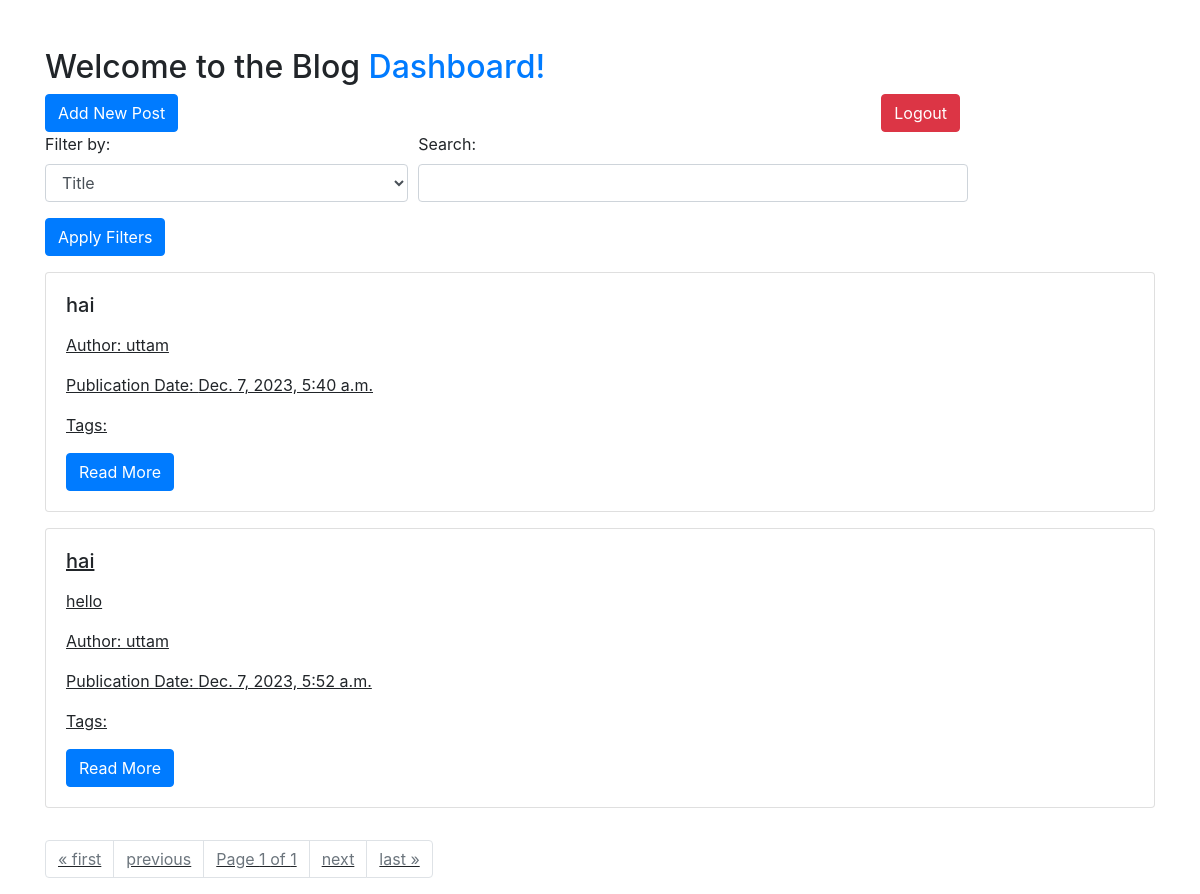
Page /dashboard/ (signed in) on the earlier database version.
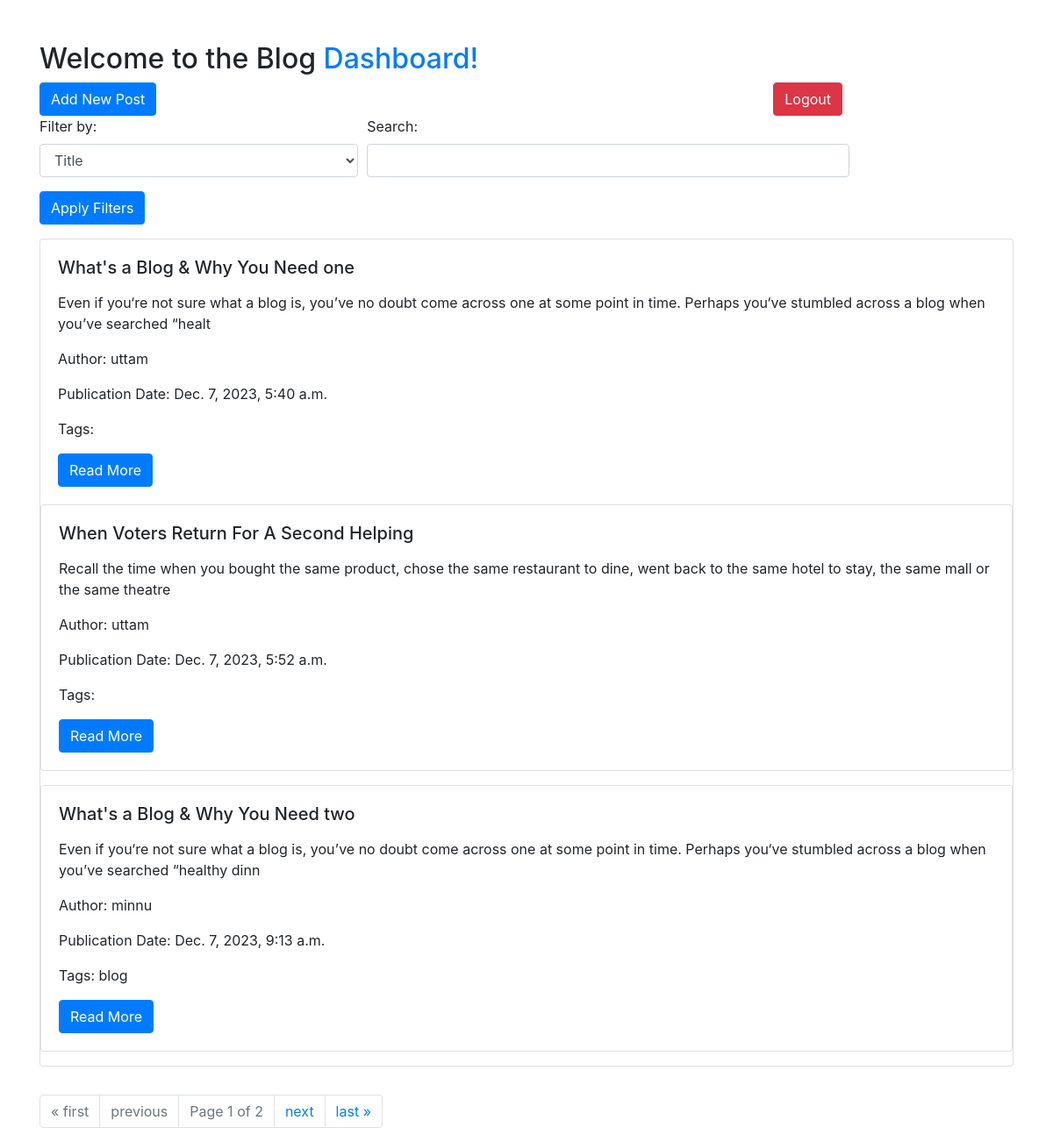
Same page on the later database version.
### articles/models.py (models this page shows, shortened)
class Article(models.Model):
    title = models.CharField(max_length=200)
    content = RichTextField()
    author = models.ForeignKey(User, on_delete=models.CASCADE)
    publication_date = models.DateTimeField(auto_now_add=True)
    tags = models.CharField(max_length=100, blank=True)
    file = models.FileField(upload_to='article_files/', null=True, blank=True)

### articles/views.py (the view)
# urls.py: path('dashboard/', dashboard, name='dashboard'),
@login_required
def dashboard(request):
    articles_list = Article.objects.all()
    if request.method == 'POST':
        form = ArticleForm(request.POST, request.FILES)
        if form.is_valid():
            article = form.save(commit=False)
            article.author = request.user
            article.save()
            messages.success(request,"Post Succesfull")
            return redirect('dashboard')
        else:
            messages.error(request,form.errors)
    else:
        query = request.GET.get('q')
        filter_option = request.GET.get('filter_option')
        articles = Article.objects.all()
        filter_mapping = {
            'title': 'title__icontains',
            'content': 'content__icontains',
            'tags': 'tags__icontains',
            'author': 'author__username__icontains',
        }
        if filter_option in filter_mapping and query is not None:
            articles_list = articles.filter(**{filter_mapping[filter_option]: query})
        form = ArticleForm()
    paginator = Paginator(articles_list, 3)
    page = request.GET.get('page')
    try:
        articles = paginator.page(page)
    except PageNotAnInteger:
        articles = paginator.page(1)
    except EmptyPage:
        articles = paginator.page(paginator.num_pages)
    return render(request, 'dashboard.html',  {'articles': articles, 'form': form})

### articles/forms.py
class ArticleForm(forms.ModelForm):
    class Meta:
        model = Article
        fields = ['title', 'content', 'tags', 'file']
        widgets = {
            'content': CKEditorWidget(),
        }

### templates/dashboard.html (shortened to what this page needs)
<!DOCTYPE html>
<html lang="en">
<head>
    <link rel="stylesheet" href="https://stackpath.bootstrapcdn.com/bootstrap/4.5.2/css/bootstrap.min.css">
</head>
<body>
<div class="container mt-5">
    <h2>Welcome to the Blog  <a href="{% url 'dashboard' %}">Dashboard!</a></h2>
    <a href="{% url 'add_article' %}" class="btn btn-primary" >Add New Post</a>
    <a href="{% url 'logout' %}" class="btn btn-danger" style="flex-direction: column;     position: absolute;
    right: 20%;">Logout</a>
<form method="get" action="{% url 'dashboard' %}">
    <div class="form-row">
        <div class="form-group col-md-4">
            <label for="filterOption">Filter by:</label>
            <select class="form-control" id="filterOption" name="filter_option">
                <option value="title" {% if filter_option == 'title' %}selected{% endif %}>Title</option>
            </select>
        </div>
        <div class="form-group col-md-6">
            <label for="query">Search:</label>
            <input type="text" class="form-control" id="query" name="q" value="{{ query }}">
        </div>
    </div>
    <button type="submit" class="btn btn-primary">Apply Filters</button>
</form>
    {% if articles %}
        <ul class="list-group mt-3">
            {% for article in articles %}
        <div class="card mb-3">
            <div class="card-body">
                <h5 class="card-title">{{ article.title }}</h5>
                <p class="card-text">{{ article.content|safe|slice:":200" }}</p>
                <p class="card-text">Author: {{ article.author.username }}</p>
                <p class="card-text">Publication Date: {{ article.publication_date }}</p>
                <p class="card-text">Tags: {{article.tags}}</p>
                <a href="{% url 'article_detail' article.id %}" class="btn btn-primary">Read More</a>
            </div>
        </div>
    {% endfor %}
        </ul>
        {% else %}
        <p>No articles available.</p>
    {% endif %}
    <div class="mt-3">
        <nav aria-label="Page navigation example">
            <ul class="pagination">
                {% if articles.has_previous %}
                    <li class="page-item">
                        <a class="page-link" href="?page=1" tabindex="-1" aria-disabled="true">&laquo; first</a>
                    </li>
                    <li class="page-item">
                        <a class="page-link" href="?page={{ articles.previous_page_number }}">previous</a>
                    </li>
                {% else %}
                    <li class="page-item disabled">
                        <span class="page-link">&laquo; first</span>
                    </li>
                    <li class="page-item disabled">
                        <span class="page-link">previous</span>
                    </li>
                {% endif %}
                <li class="page-item disabled">
                    <span class="page-link">Page {{ articles.number }} of {{ articles.paginator.num_pages }}</span>
                </li>
                {% if articles.has_next %}
                    <li class="page-item">
                        <a class="page-link" href="?page={{ articles.next_page_number }}">next</a>
                    </li>
                    <li class="page-item">
                        <a class="page-link" href="?page={{ articles.paginator.num_pages }}">last &raquo;</a>
                    </li>
                {% else %}
                    <li class="page-item disabled">
                        <span class="page-link">next</span>
                    </li>
                    <li class="page-item disabled">
                        <span class="page-link">last &raquo;</span>
                    </li>
                {% endif %}
            </ul>
        </nav>
    </div>
    </div>
</body>
</html>

Differences in the rows shown:
changed Article: title "hai" → "What's a Blog & Why You Need one"; content (not shown) → "Even if you‘re not sure what a blog is, you’ve no doubt come across one at some point in time. Perhaps you‘ve stumbled across a blog when you’ve searched “healt"
changed Article: title "hai" → "When Voters Return For A Second Helping"; content "hello" → "Recall the time when you bought the same product, chose the same restaurant to dine, went back to the same hotel to stay, the same mall or the same theatre"
added Article: title "What's a Blog & Why You Need two", content "Even if you‘re not sure what a blog is, you’ve no doubt come across one at some point in time. Perhaps you‘ve stumbled across a blog when you’ve searched “healthy dinn", author.username "minnu", publication_date "Dec. 7, 2023, 9:13 a.m.", tags "blog"
Other differences:
{{ articles.paginator.num_pages }}: "1" → "2"
